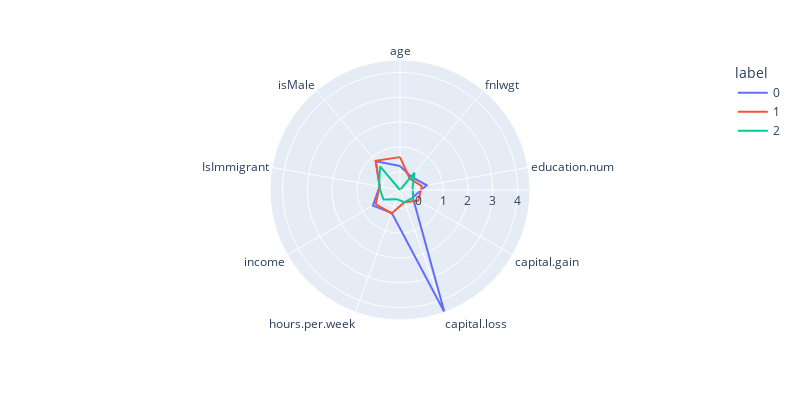

The cell this chart's notebook holds for it:
### Markdown cell above
+ Creating plot on same model with all variables visualizing only continuous variables on each group
+ Here we can see that most varibales do indeed show a bigger difference that marks the groups.
+ Where capital loss is important for group 0 it is not as important for groups 1 and 2, however isMale is important in both groups 0 and 1 while it is not as much important in group 2. 
+ We can see that it's like group 0(blue is on the outside circle, while group 1 (red) is slighly more closer to the center and group 2 is the most inner "circle".

### Code cell
clusters=pd.DataFrame(modelDf,columns=df_continuous.columns)
clusters['label']=kmeans.labels_
polar=clusters.groupby("label").mean().reset_index()
polar=pd.melt(polar,id_vars=["label"])
fig2=px.line_polar(polar, r="value", theta="variable", color="label", line_close=True,height=400,width=800)
fig2.show()

### Figure 1 — Plotly figure (JSON) as saved in the notebook; plotly's stock layout.template omitted (floating-point values rounded to 4 significant figures)
{"data": [{"hovertemplate": "label=0<br>value=%{r}<br>variable=%{theta}<extra></extra>", "legendgroup": "0", "line": {"color": "#636efa", "dash": "solid"}, "marker": {"symbol": "circle"}, "mode": "lines", "name": "0", "r": [0.2238, -0.04006, 0.3529, -0.1459, 4.503, 0.2365, 0.5195, 0.09232, 0.7695, 0.2238], "showlegend": true, "subplot": "polar", "theta": ["age", "fnlwgt", "education.num", "capital.gain", "capital.loss", "hours.per.week", "income", "IsImmigrant", "isMale", "age"], "type": "scatterpolar"}, {"hovertemplate": "label=1<br>value=%{r}<br>variable=%{theta}<extra></extra>", "legendgroup": "1", "line": {"color": "#EF553B", "dash": "solid"}, "marker": {"symbol": "circle"}, "mode": "lines", "name": "1", "r": [0.5848, -0.1338, 0.1549, 0.1135, -0.2149, 0.2634, 0.3906, 0.09287, 0.7938, 0.5848], "showlegend": true, "subplot": "polar", "theta": ["age", "fnlwgt", "education.num", "capital.gain", "capital.loss", "hours.per.week", "income", "IsImmigrant", "isMale", "age"], "type": "scatterpolar"}, {"hovertemplate": "label=2<br>value=%{r}<br>variable=%{theta}<extra></extra>", "legendgroup": "2", "line": {"color": "#00cc96", "dash": "solid"}, "marker": {"symbol": "circle"}, "mode": "lines", "name": "2", "r": [-0.7412, 0.1684, -0.2275, -0.1237, -0.2151, -0.3483, 0.02737, 0.1192, 0.5057, -0.7412], "showlegend": true, "subplot": "polar", "theta": ["age", "fnlwgt", "education.num", "capital.gain", "capital.loss", "hours.per.week", "income", "IsImmigrant", "isMale", "age"], "type": "scatterpolar"}], "layout": {"height": 400, "legend": {"title": {"text": "label"}, "tracegroupgap": 0}, "margin": {"t": 60}, "polar": {"angularaxis": {"direction": "clockwise", "rotation": 90}, "domain": {"x": [0, 1], "y": [0, 1]}}, "width": 800}}
